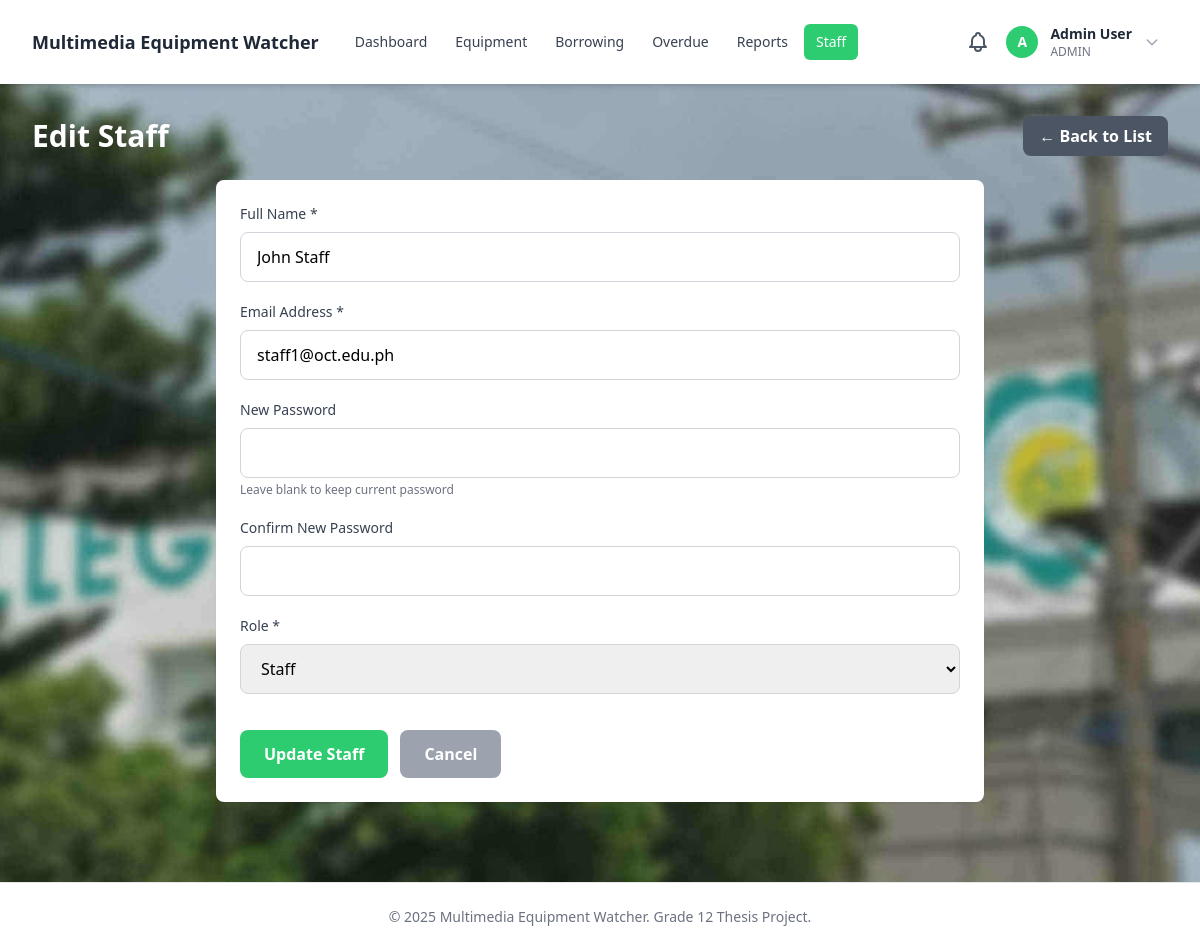
Page /staff/edit.php?id=2 (signed in) on the earlier database version.
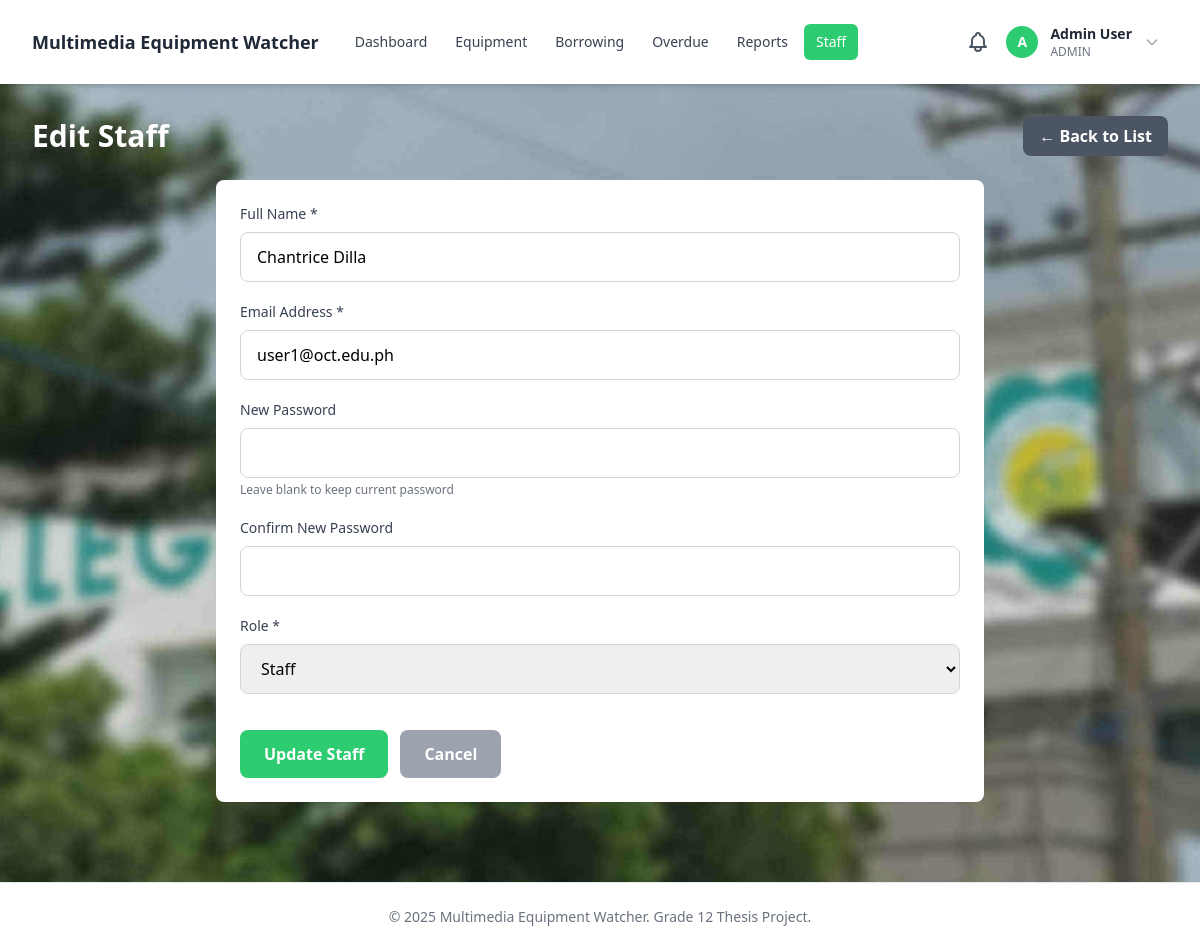
Same page on the later database version.
### tables this page shows
CREATE TABLE users (
    id INT AUTO_INCREMENT PRIMARY KEY,
    name VARCHAR(100) NOT NULL,
    email VARCHAR(100) NOT NULL UNIQUE,
    password VARCHAR(255) NOT NULL,
    role ENUM('admin', 'user') NOT NULL DEFAULT 'user',
    is_active TINYINT(1) NOT NULL DEFAULT 0,
    created_at TIMESTAMP DEFAULT CURRENT_TIMESTAMP
);

### staff/edit.php (the view, shortened to what this page needs)
<?php
require_once '../includes/header.php';
$pdo = getDBConnection();
$id = $_GET['id'] ?? 0;
try {
    $stmt = $pdo->prepare("SELECT * FROM users WHERE id = ?");
    $stmt->execute([$id]);
    $user = $stmt->fetch();
} catch (Exception $e) {
    header('Location: list.php');
    exit;
}
?>
<div class="flex justify-between items-center mb-6">
    <h2 class="text-3xl font-bold text-white">Edit Staff</h2>
    <a href="list.php" class="px-4 py-2 bg-gray-600 hover:bg-gray-700 text-white font-semibold rounded-lg transition">← Back to List</a>
</div>
<div class="max-w-3xl mx-auto bg-white rounded-lg shadow-sm p-6">
    <form method="POST" action="" class="space-y-5">
        <div>
            <label for="name" class="block text-sm font-medium text-gray-700 mb-2">Full Name *</label>
            <input type="text" id="name" name="name" required value="<?php echo htmlspecialchars($user['name']); ?>" class="w-full px-4 py-3 border border-gray-300 rounded-lg focus:ring-2 focus:ring-primary focus:border-transparent">
        </div>
        <div>
            <label for="email" class="block text-sm font-medium text-gray-700 mb-2">Email Address *</label>
            <input type="email" id="email" name="email" required value="<?php echo htmlspecialchars($user['email']); ?>" class="w-full px-4 py-3 border border-gray-300 rounded-lg focus:ring-2 focus:ring-primary focus:border-transparent">
        </div>
        <div>
            <label for="password" class="block text-sm font-medium text-gray-700 mb-2">New Password</label>
            <input type="password" id="password" name="password" minlength="6" class="w-full px-4 py-3 border border-gray-300 rounded-lg focus:ring-2 focus:ring-primary focus:border-transparent">
            <p class="text-xs text-gray-500 mt-1">Leave blank to keep current password</p>
        </div>
        <div>
            <label for="confirm_password" class="block text-sm font-medium text-gray-700 mb-2">Confirm New Password</label>
            <input type="password" id="confirm_password" name="confirm_password" minlength="6" class="w-full px-4 py-3 border border-gray-300 rounded-lg focus:ring-2 focus:ring-primary focus:border-transparent">
        </div>
        <div>
            <label for="role" class="block text-sm font-medium text-gray-700 mb-2">Role *</label>
            <select id="role" name="role" required class="w-full px-4 py-3 border border-gray-300 rounded-lg focus:ring-2 focus:ring-primary focus:border-transparent">
                <option value="staff" <?php echo $user['role'] === 'staff' ? 'selected' : ''; ?>>Staff</option>
            </select>
        </div>
        <div class="flex gap-3 pt-4">
            <button type="submit" class="px-6 py-3 bg-primary hover:bg-primary-dark text-white font-semibold rounded-lg transition">Update Staff</button>
            <a href="list.php" class="px-6 py-3 bg-gray-400 hover:bg-gray-500 text-white font-semibold rounded-lg transition">Cancel</a>
        </div>
    </form>
</div>
<?php require_once '../includes/footer.php'; ?>

Differences in the rows shown:
changed users: name "John Staff" → "Chantrice Dilla"; email "staff1@oct.edu.ph" → "user1@oct.edu.ph"; role "Staff" → (not shown)
Other differences:
form field role: (not shown) → "Staff"
